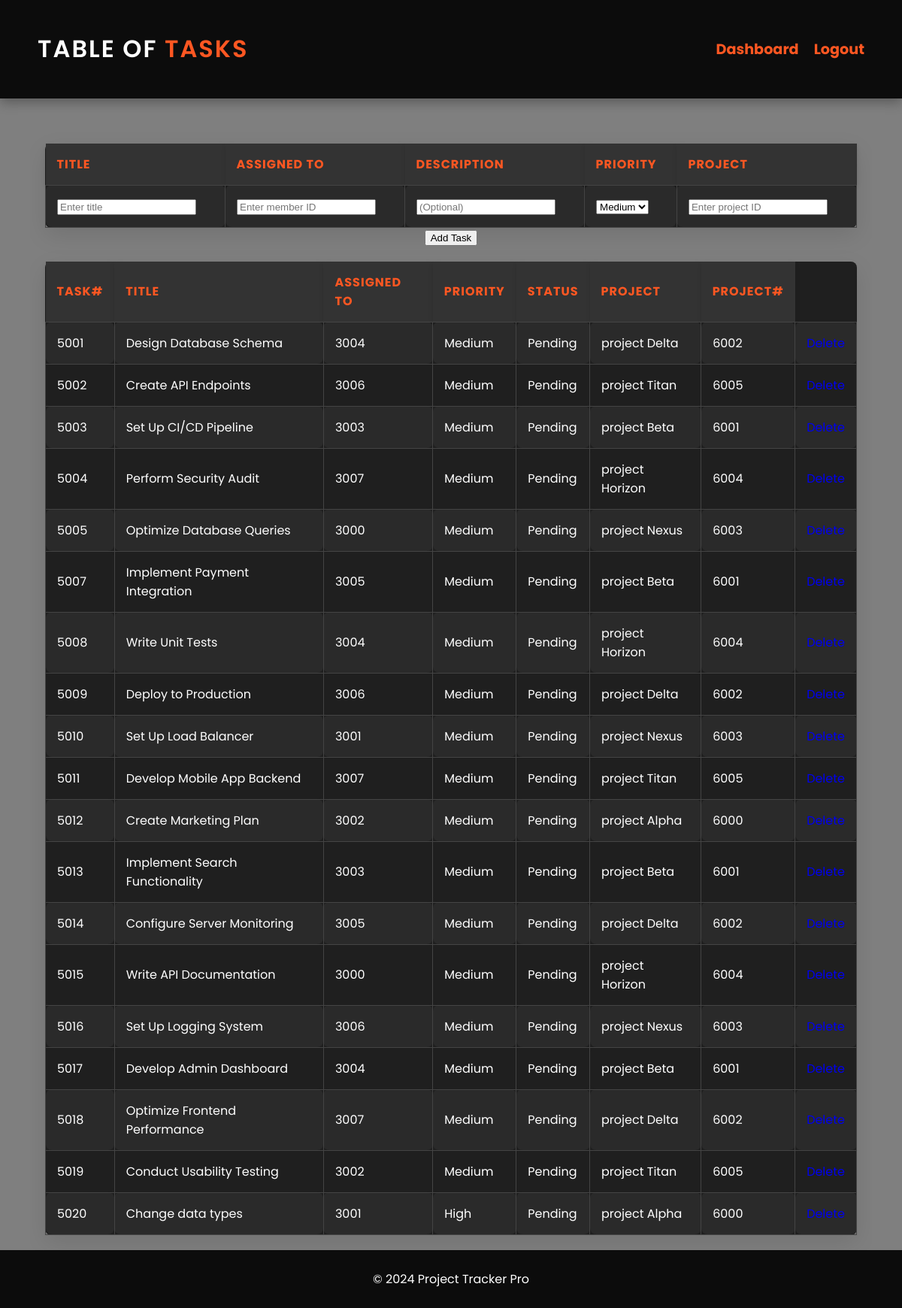
The page /task.php (signed in) on the database its author committed.
### tables this page shows
CREATE TABLE `tasks` (
  `task_id` int(11) NOT NULL,
  `project_id` int(11) DEFAULT NULL,
  `assigned_to` int(11) DEFAULT NULL,
  `title` varchar(255) NOT NULL,
  `description` text DEFAULT NULL,
  `status` enum('Pending','In Progress','Completed','Blocked') DEFAULT 'Pending',
  `priority` enum('Low','Medium','High','Critical') DEFAULT 'Medium',
  `start_date` datetime DEFAULT current_timestamp(),
  `completed_at` datetime DEFAULT NULL
);

CREATE TABLE `project` (
  `ID` int(10) NOT NULL,
  `projectName` varchar(100) DEFAULT NULL,
  `deadline` date DEFAULT NULL,
  `dateCreated` date DEFAULT curdate(),
  `projectDone` varchar(3) DEFAULT 'NO' COMMENT 'values ''yes'' or ''no''',
  `managerID` int(11) DEFAULT NULL
);

### task.php (the view, shortened to what this page needs)
<?php
include "establisDBconnection.php";
?>
<!DOCTYPE html>
<html lang="en">
<head>
    <link rel="stylesheet" href="tasks.css">
</head>
<body>
<header class="header">
    <h1><span style="color: white;">Table of </span> <span>Tasks</span></h1>
    <nav>
        <ul>
            <li><a href="memberdb.html">Dashboard</a></li>
            <li><a href="logout.html">Logout</a></li>
        </ul>
    </nav>
</header>
<div class="container">
    <?php
    if (isset($_SESSION['WHO']) && ($_SESSION['WHO']['isAdmin'] || $_SESSION['WHO']['isManager'])) {
    ?>
        <form method="post" action="task.php">
            <table align="center">
                <thead>
                    <tr>
                        <th>Title</th>
                        <th>Assigned to</th>
                        <th>Description</th>
                        <th>Priority</th>
                        <th>Project</th>
                    </tr>
                </thead>
                <tbody>
                    <tr>
                        <td><input type="text" name="title" placeholder="Enter title" required /></td>
                        <td><input type="number" name="assigned_to" placeholder="Enter member ID" required /></td>
                        <td><input type="text" name="desc" placeholder="(Optional)" /></td>
                        <td><select name = 'priority' required>
                            <option value = 'Medium' selected>Medium</option>
                        </select>
                        </td>
                        <td><input type="number" name="pid" placeholder="Enter project ID" required /></td>
                    </tr>
                </tbody>
            </table>
            <div align = "center">
            <input type="submit" name="submit" value="Add Task" />
            </div>
        </form>
    <?php } ?>
    <table>
        <thead>
            <tr>
                <th>Task#</th>
                <th>Title</th>
                <th>Assigned To</th>
                <th>Priority</th>
                <th>Status</th>
                <th>Project</th>
                <th>Project#</th>
            </tr>
        </thead>
        <tbody>
            <?php
            if (isset($_SESSION['WHO']) && isset($_SESSION['ID'])){
                if ($_SESSION['WHO']['isEmployee']) {
                    $stmt = $conn->prepare('SELECT tasks.task_id, tasks.title, tasks.assigned_to, tasks.priority, project.projectName , tasks.status , project.ID
                                            FROM tasks , project
                                            WHERE tasks.project_id = project.ID and tasks.assigned_to = ?');
                    $stmt->bind_param('i', $_SESSION['ID']['employeeID']);
                } elseif ($_SESSION['WHO']['isManager']){
                    $stmt = $conn->prepare('SELECT tasks.task_id, tasks.title, tasks.assigned_to, tasks.priority, project.projectName , tasks.status , project.ID
                                            FROM tasks , project
                                            WHERE tasks.project_id = project.ID and project.managerID = ?');
                    $stmt->bind_param('i', $_SESSION['ID']['managerID']);
                } elseif ($_SESSION['WHO']['isAdmin']) {
                    $stmt = $conn->prepare('SELECT tasks.task_id, tasks.title, tasks.assigned_to, tasks.priority, project.projectName,tasks.status,project.ID
                                            FROM tasks ,project
                                            WHERE tasks.project_id = project.ID
                                            ');
                }
                if (isset($stmt)) {
                    $stmt->execute();
                    $results = $stmt->get_result();
                    while ($row = $results->fetch_assoc()) {
                        echo "<tr>
                                <td>{$row['task_id']}</td>
                                <td>{$row['title']}</td>
                                <td>{$row['assigned_to']}</td>
                                <td>{$row['priority']}</td>
                                <td>{$row['status']}</td>
                                <td>{$row['projectName']}</td>
                                <td>{$row['ID']}</td>";?>
                                <td><a href="#" class="delete-task card-link" data-id="<?php echo $row['task_id']; ?>">Delete</a></td>
                                <?php echo"
                            </tr>";
                    }
                }
            }
            ?>
        </tbody>
    </table>
</div>
<footer>
    <p>&copy; 2024 Project Tracker Pro</p>
</footer>
</body>
</html>

### tasks.css (style rules this page uses)
body { font-family: 'Poppins', sans-serif; margin: 0; padding: 0; background: url("643353.png"); background-size: cover; background-position: center; display: flex; flex-direction: column; align-items: center; min-height: 100vh; position: relative; }
.card-link { text-decoration: none ; }
body::before { content: ''; position: absolute; top: 0; left: 0; width: 100%; height: 100%; background: rgba(0, 0, 0, 0.5); z-index: -1; }
.header { width: 100%; padding: 20px 50px; background: rgba(0, 0, 0, 0.9); display: flex; justify-content: space-between; align-items: center; box-shadow: 0 5px 15px rgba(0, 0, 0, 0.3); position: relative; box-sizing: border-box; }
.header h1 { font-size: 2rem; font-weight: 600; letter-spacing: 2px; text-transform: uppercase; color: white; }
.header span { color: #ff5722; }
nav ul { list-style: none; display: flex; gap: 20px; margin: 0; margin-left: auto; }
nav ul li { margin: 0; }
nav ul li a { text-decoration: none; color: #ff5722; font-size: 1.2rem; font-weight: bold; transition: color 0.3s ease; }
nav ul li:last-child { margin-left: auto; }
.container { width: 90%; max-width: 1200px; overflow-x: auto; background: transparent; padding: 20px; border-radius: 8px; margin-top: 20px; }
table { width: 100%; border-collapse: collapse; margin-top: 20px; background: #1f1f1f; color: #fff; border-radius: 8px; box-shadow: 0 10px 30px rgba(0, 0, 0, 0.1); }
th { padding: 15px; background: #333333; color: #ff5722; text-align: left; font-weight: bold; text-transform: uppercase; letter-spacing: 1px; box-shadow: 0 3px 6px rgba(0, 0, 0, 0.1); }
td { padding: 15px; border: 1px solid #444444; text-align: left; border-radius: 8px; }
tbody tr:nth-child(odd) { background-color: #2a2a2a; }
tbody tr:nth-child(even) { background-color: #1f1f1f; }
footer { background: rgba(0, 0, 0, 0.9); color: white; text-align: center; padding: 10px; width: 100%; margin-top: auto; }

### rows shown on the page
tasks: task_id "5001", title "Design Database Schema", assigned_to "3004", priority "Medium", status "Pending", project.projectName "project Delta", project.ID "6002"
tasks: task_id "5002", title "Create API Endpoints", assigned_to "3006", priority "Medium", status "Pending", project.projectName "project Titan", project.ID "6005"
tasks: task_id "5003", title "Set Up CI/CD Pipeline", assigned_to "3003", priority "Medium", status "Pending", project.projectName "project Beta", project.ID "6001"
tasks: task_id "5004", title "Perform Security Audit", assigned_to "3007", priority "Medium", status "Pending", project.projectName "project Horizon", project.ID "6004"
tasks: task_id "5005", title "Optimize Database Queries", assigned_to "3000", priority "Medium", status "Pending", project.projectName "project Nexus", project.ID "6003"
tasks: task_id "5007", title "Implement Payment Integration", assigned_to "3005", priority "Medium", status "Pending", project.projectName "project Beta", project.ID "6001"
tasks: task_id "5008", title "Write Unit Tests", assigned_to "3004", priority "Medium", status "Pending", project.projectName "project Horizon", project.ID "6004"
tasks: task_id "5009", title "Deploy to Production", assigned_to "3006", priority "Medium", status "Pending", project.projectName "project Delta", project.ID "6002"
tasks: task_id "5010", title "Set Up Load Balancer", assigned_to "3001", priority "Medium", status "Pending", project.projectName "project Nexus", project.ID "6003"
tasks: task_id "5011", title "Develop Mobile App Backend", assigned_to "3007", priority "Medium", status "Pending", project.projectName "project Titan", project.ID "6005"
tasks: task_id "5012", title "Create Marketing Plan", assigned_to "3002", priority "Medium", status "Pending", project.projectName "project Alpha", project.ID "6000"
tasks: task_id "5013", title "Implement Search Functionality", assigned_to "3003", priority "Medium", status "Pending", project.projectName "project Beta", project.ID "6001"
tasks: task_id "5014", title "Configure Server Monitoring", assigned_to "3005", priority "Medium", status "Pending", project.projectName "project Delta", project.ID "6002"
tasks: task_id "5015", title "Write API Documentation", assigned_to "3000", priority "Medium", status "Pending", project.projectName "project Horizon", project.ID "6004"
tasks: task_id "5016", title "Set Up Logging System", assigned_to "3006", priority "Medium", status "Pending", project.projectName "project Nexus", project.ID "6003"
tasks: task_id "5017", title "Develop Admin Dashboard", assigned_to "3004", priority "Medium", status "Pending", project.projectName "project Beta", project.ID "6001"
tasks: task_id "5018", title "Optimize Frontend Performance", assigned_to "3007", priority "Medium", status "Pending", project.projectName "project Delta", project.ID "6002"
tasks: task_id "5019", title "Conduct Usability Testing", assigned_to "3002", priority "Medium", status "Pending", project.projectName "project Titan", project.ID "6005"
tasks: task_id "5020", title "Change data types", assigned_to "3001", priority "High", status "Pending", project.projectName "project Alpha", project.ID "6000"
